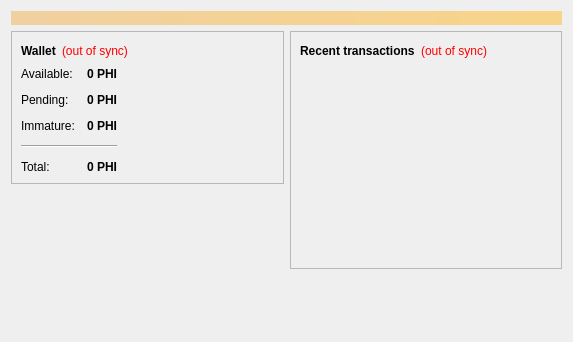
<?xml version="1.0" encoding="UTF-8"?>
<ui version="4.0">
 <class>OverviewPage</class>
 <widget class="QWidget" name="OverviewPage">
  <property name="geometry">
   <rect>
    <x>0</x>
    <y>0</y>
    <width>573</width>
    <height>342</height>
   </rect>
  </property>
  <property name="windowTitle">
   <string>Form</string>
  </property>
  <layout class="QVBoxLayout" name="topLayout">
   <item>
    <widget class="QLabel" name="labelAlerts">
     <property name="visible">
      <bool>false</bool>
     </property>
     <property name="styleSheet">
      <string notr="true">background-color: qlineargradient(x1: 0, y1: 0, x2: 1, y2: 0, stop:0 #F0D0A0, stop:1 #F8D488); color:#000000;</string>
     </property>
     <property name="wordWrap">
      <bool>true</bool>
     </property>
     <property name="margin">
      <number>3</number>
     </property>
    </widget>
   </item>
   <item>
    <layout class="QHBoxLayout" name="horizontalLayout" stretch="1,1">
     <item>
      <layout class="QVBoxLayout" name="verticalLayout_2">
       <item>
        <widget class="QFrame" name="frame">
         <property name="frameShape">
          <enum>QFrame::StyledPanel</enum>
         </property>
         <property name="frameShadow">
          <enum>QFrame::Raised</enum>
         </property>
         <layout class="QVBoxLayout" name="verticalLayout_4">
          <item>
           <layout class="QHBoxLayout" name="horizontalLayout_4">
            <item>
             <widget class="QLabel" name="label_5">
              <property name="font">
               <font>
                <weight>75</weight>
                <bold>true</bold>
               </font>
              </property>
              <property name="text">
               <string>Wallet</string>
              </property>
             </widget>
            </item>
            <item>
             <widget class="QLabel" name="labelWalletStatus">
              <property name="toolTip">
               <string>The displayed information may be out of date. Your wallet automatically synchronizes with the Nautiluscoin network after a connection is established, but this process has not completed yet.</string>
              </property>
              <property name="styleSheet">
               <string notr="true">QLabel { color: red; }</string>
              </property>
              <property name="text">
               <string notr="true">(out of sync)</string>
              </property>
              <property name="alignment">
               <set>Qt::AlignLeading|Qt::AlignLeft|Qt::AlignVCenter</set>
              </property>
             </widget>
            </item>
            <item>
             <spacer name="horizontalSpacer_2">
              <property name="orientation">
               <enum>Qt::Horizontal</enum>
              </property>
              <property name="sizeHint" stdset="0">
               <size>
                <width>40</width>
                <height>20</height>
               </size>
              </property>
             </spacer>
            </item>
           </layout>
          </item>
          <item>
          <layout class="QHBoxLayout" name="horizontalLayout_3">
           <item>
           <layout class="QFormLayout" name="formLayout_2">
            <property name="fieldGrowthPolicy">
             <enum>QFormLayout::AllNonFixedFieldsGrow</enum>
            </property>
            <property name="horizontalSpacing">
             <number>12</number>
            </property>
            <property name="verticalSpacing">
             <number>12</number>
            </property>
            <item row="0" column="0">
             <widget class="QLabel" name="label">
              <property name="text">
               <string>Available:</string>
              </property>
             </widget>
            </item>
            <item row="0" column="1">
             <widget class="QLabel" name="labelBalance">
              <property name="font">
               <font>
                <weight>75</weight>
                <bold>true</bold>
               </font>
              </property>
              <property name="cursor">
               <cursorShape>IBeamCursor</cursorShape>
              </property>
              <property name="toolTip">
               <string>Your current spendable balance</string>
              </property>
              <property name="text">
               <string notr="true">0 PHI</string>
              </property>
              <property name="alignment">
               <set>Qt::AlignRight|Qt::AlignTrailing|Qt::AlignVCenter</set>
              </property>
              <property name="textInteractionFlags">
               <set>Qt::LinksAccessibleByMouse|Qt::TextSelectableByKeyboard|Qt::TextSelectableByMouse</set>
              </property>
             </widget>
            </item>
            <item row="1" column="0">
             <widget class="QLabel" name="label_3">
              <property name="text">
               <string>Pending:</string>
              </property>
             </widget>
            </item>
            <item row="1" column="1">
             <widget class="QLabel" name="labelUnconfirmed">
              <property name="font">
               <font>
                <weight>75</weight>
                <bold>true</bold>
               </font>
              </property>
              <property name="cursor">
               <cursorShape>IBeamCursor</cursorShape>
              </property>
              <property name="toolTip">
               <string>Total of transactions that have yet to be confirmed, and do not yet count toward the spendable balance</string>
              </property>
              <property name="text">
               <string notr="true">0 PHI</string>
              </property>
              <property name="alignment">
               <set>Qt::AlignRight|Qt::AlignTrailing|Qt::AlignVCenter</set>
              </property>
              <property name="textInteractionFlags">
               <set>Qt::LinksAccessibleByMouse|Qt::TextSelectableByKeyboard|Qt::TextSelectableByMouse</set>
              </property>
             </widget>
            </item>
            <item row="2" column="0">
             <widget class="QLabel" name="labelImmatureText">
              <property name="text">
               <string>Immature:</string>
              </property>
             </widget>
            </item>
            <item row="2" column="1">
             <widget class="QLabel" name="labelImmature">
              <property name="font">
               <font>
                <weight>75</weight>
                <bold>true</bold>
               </font>
              </property>
              <property name="toolTip">
               <string>Mined balance that has not yet matured</string>
              </property>
              <property name="text">
               <string notr="true">0 PHI</string>
              </property>
              <property name="alignment">
               <set>Qt::AlignRight|Qt::AlignTrailing|Qt::AlignVCenter</set>
              </property>
              <property name="textInteractionFlags">
               <set>Qt::LinksAccessibleByMouse|Qt::TextSelectableByKeyboard|Qt::TextSelectableByMouse</set>
              </property>
             </widget>
            </item>
            <item row="4" column="0">
             <widget class="QLabel" name="labelTotalText">
              <property name="text">
               <string>Total:</string>
              </property>
             </widget>
            </item>
            <item row="4" column="1">
             <widget class="QLabel" name="labelTotal">
              <property name="font">
               <font>
                <weight>75</weight>
                <bold>true</bold>
               </font>
              </property>
              <property name="cursor">
               <cursorShape>IBeamCursor</cursorShape>
              </property>
              <property name="toolTip">
               <string>Your current total balance</string>
              </property>
              <property name="text">
               <string notr="true">0 PHI</string>
              </property>
              <property name="alignment">
               <set>Qt::AlignRight|Qt::AlignTrailing|Qt::AlignVCenter</set>
              </property>
              <property name="textInteractionFlags">
               <set>Qt::LinksAccessibleByMouse|Qt::TextSelectableByKeyboard|Qt::TextSelectableByMouse</set>
              </property>
             </widget>
            </item>
            <item row="3" column="0" colspan="2">
             <widget class="Line" name="line">
              <property name="orientation">
               <enum>Qt::Horizontal</enum>
              </property>
             </widget>
            </item>
           </layout>
          </item>
            <item>
             <spacer name="horizontalSpacer_3">
              <property name="orientation">
               <enum>Qt::Horizontal</enum>
              </property>
              <property name="sizeHint" stdset="0">
               <size>
                <width>40</width>
                <height>20</height>
               </size>
              </property>
             </spacer>
            </item>
           </layout>
          </item>
         </layout>
        </widget>
       </item>
       <item>
        <spacer name="verticalSpacer">
         <property name="orientation">
          <enum>Qt::Vertical</enum>
         </property>
         <property name="sizeHint" stdset="0">
          <size>
           <width>20</width>
           <height>40</height>
          </size>
         </property>
        </spacer>
       </item>
      </layout>
     </item>
     <item>
      <layout class="QVBoxLayout" name="verticalLayout_3">
       <item>
        <widget class="QFrame" name="frame_2">
         <property name="frameShape">
          <enum>QFrame::StyledPanel</enum>
         </property>
         <property name="frameShadow">
          <enum>QFrame::Raised</enum>
         </property>
         <layout class="QVBoxLayout" name="verticalLayout">
          <item>
           <layout class="QHBoxLayout" name="horizontalLayout_2">
            <item>
             <widget class="QLabel" name="label_4">
              <property name="text">
               <string>&lt;b&gt;Recent transactions&lt;/b&gt;</string>
              </property>
             </widget>
            </item>
            <item>
             <widget class="QLabel" name="labelTransactionsStatus">
              <property name="toolTip">
               <string>The displayed information may be out of date. Your wallet automatically synchronizes with the Nautiluscoin network after a connection is established, but this process has not completed yet.</string>
              </property>
              <property name="styleSheet">
               <string notr="true">QLabel { color: red; }</string>
              </property>
              <property name="text">
               <string notr="true">(out of sync)</string>
              </property>
              <property name="alignment">
               <set>Qt::AlignRight|Qt::AlignTrailing|Qt::AlignVCenter</set>
              </property>
             </widget>
            </item>
            <item>
             <spacer name="horizontalSpacer">
              <property name="orientation">
               <enum>Qt::Horizontal</enum>
              </property>
              <property name="sizeHint" stdset="0">
               <size>
                <width>40</width>
                <height>20</height>
               </size>
              </property>
             </spacer>
            </item>
           </layout>
          </item>
          <item>
           <widget class="QListView" name="listTransactions">
            <property name="styleSheet">
             <string notr="true">QListView { background: transparent; }</string>
            </property>
            <property name="frameShape">
             <enum>QFrame::NoFrame</enum>
            </property>
            <property name="verticalScrollBarPolicy">
             <enum>Qt::ScrollBarAlwaysOff</enum>
            </property>
            <property name="horizontalScrollBarPolicy">
             <enum>Qt::ScrollBarAlwaysOff</enum>
            </property>
            <property name="selectionMode">
             <enum>QAbstractItemView::NoSelection</enum>
            </property>
           </widget>
          </item>
         </layout>
        </widget>
       </item>
       <item>
        <spacer name="verticalSpacer_2">
         <property name="orientation">
          <enum>Qt::Vertical</enum>
         </property>
         <property name="sizeHint" stdset="0">
          <size>
           <width>20</width>
           <height>40</height>
          </size>
         </property>
        </spacer>
       </item>
      </layout>
     </item>
    </layout>
   </item>
  </layout>
 </widget>
 <resources/>
 <connections/>
</ui>
